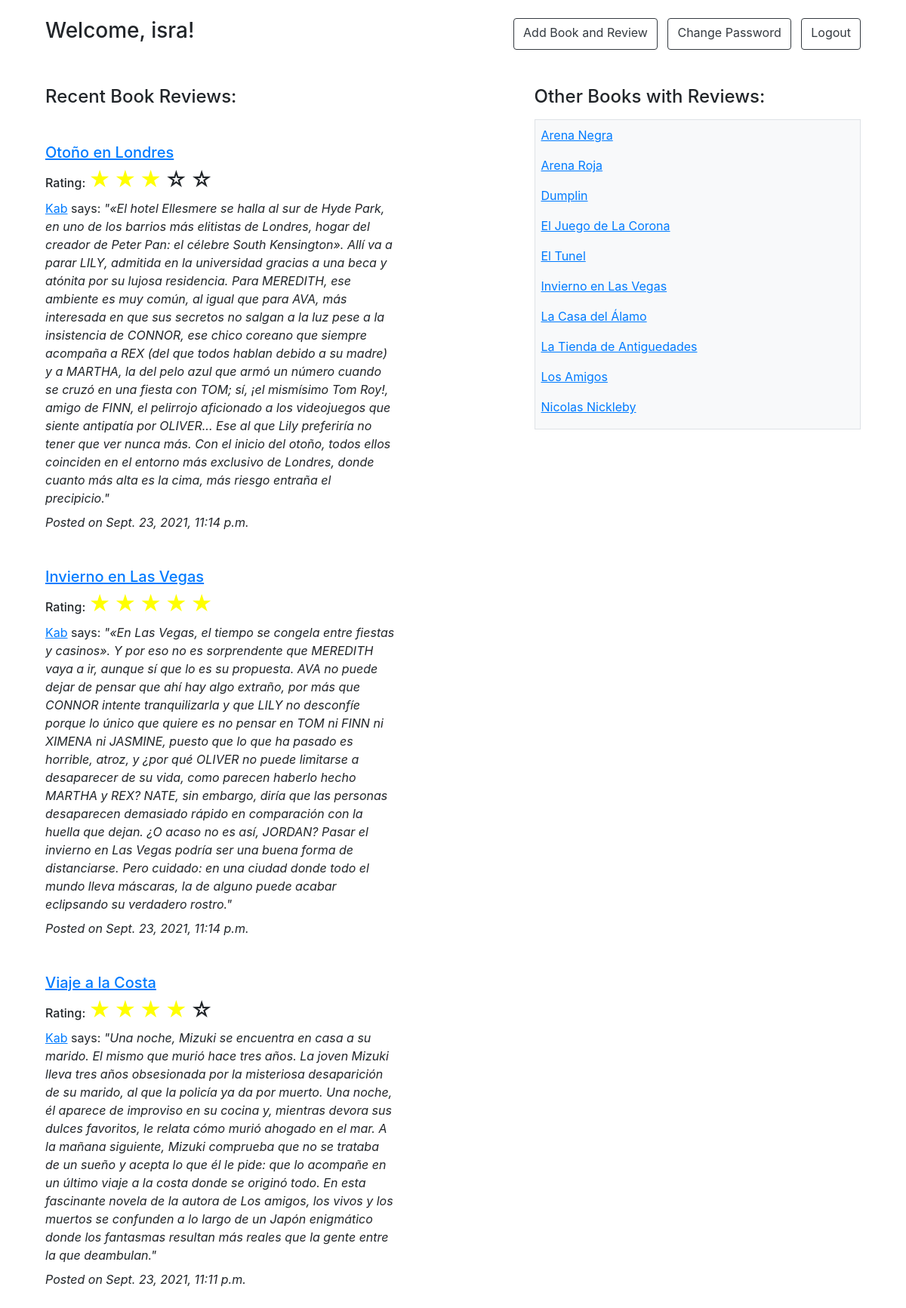
Screenshot of /libros/ (signed in) with the database file from the repository.
### login/models.py (models this page shows)
class User(models.Model):
    id = models.AutoField(primary_key=True)
    nombre = models.CharField(max_length=40)
    alias = models.CharField(max_length=40)
    email = models.CharField(max_length=40)
    password = models.CharField(max_length=20)
    rol = models.PositiveIntegerField(default=1)
    created_at = models.DateTimeField(auto_now_add=True)
    updated_at = models.DateTimeField(auto_now=True)
    objects = UserManager()

class Libro(models.Model):
    id = models.AutoField(primary_key=True)
    titulo = models.CharField(max_length=40)
    autor = models.ForeignKey(Autor, on_delete=CASCADE, related_name="libros")

class Review(models.Model):
    id = models.AutoField(primary_key=True)
    usuario = models.ForeignKey(User, on_delete=CASCADE, related_name="reviewer")
    contenido = models.TextField(default='')
    libro = models.ForeignKey(Libro, on_delete=CASCADE, related_name="librox")
    created_at = models.DateTimeField(auto_now_add=True)
    updated_at = models.DateTimeField(auto_now=True)
    rating = models.IntegerField(default=0)

### home/views.py (the view)
# urls.py: path('libros/', include('home.urls')),
def libros(request):
    if 'user_id' not in request.session:
        return redirect('login')
    context = {
        "active_user": User.objects.get(id=request.session['user_id']),
        "lista_libros": Libro.objects.all().order_by('id').reverse(),
        "lista_libros2": Libro.objects.all().order_by('titulo'),
    }
    return render(request, 'libros.html', context)

### login/templates/libros.html (shortened to what this page needs)
<!DOCTYPE html>
<html lang="en">
<head>
    {% load static %}
    <link rel="stylesheet" href="https://cdn.jsdelivr.net/npm/bootstrap@4.6.0/dist/css/bootstrap.min.css">
</head>
<body>
    <div class="container my-4">
        <div class="container-fluid">
            <div class="row d-flex mb-5">
                <div class="col-lg-6 col-md-7 col-sm-4 d-sm-block">
                    <h3>Welcome, {{active_user.alias}}!</h3>
                </div>
                <div class="col-lg-6 col-md-5 col-sm-4 d-flex justify-content-end">
                    <a class="btn btn-outline-dark" href="{% url 'agregar' %}">Add Book and Review</a> &nbsp; &nbsp;
                    <a class="btn btn-outline-dark" href="{% url 'recuperar' %}">Change Password</a>&nbsp; &nbsp;
                    <a class="btn btn-outline-dark" href="{% url 'logout' %}">Logout</a>
                </div>
            </div>
            <div class="row d-flex mb-5">
                <div class="col-lg-7 col-sm-12">
                    <h4 class="mb-5">Recent Book Reviews:</h4>
                    {% for lista in lista_libros|slice:":3" %}
                    <a href=" /libros/{{lista.id}} ">
                        <h5>
                            <ins>{{lista.titulo}}</ins>
                        </h5>
                    </a>
                    <h6 style="display:inline;">Rating:
                        {% for i in '12345'|make_list %}
                            {% if lista.librox.last.rating >= forloop.counter %}
                                <h3 style="color:yellow; display:inline;">&#9733;</h3>
                            {% else %}
                                <h3 style="display:inline;">&#9734;</h3>
                            {% endif %}
                        {% endfor %}
                    </H6>
                    <P class="w-75 mt-2 mb-2">
                        <a href=""><u>{{lista.librox.last.usuario.alias}}</u></a> says:  <em>{{lista.librox.last.contenido}}</em></p>
                    <p class="mb-5"><em>Posted on {{lista.librox.last.updated_at}}</em></p>
                    {% endfor%}
                </div>
                <div class="col-lg-5 col-sm-9">
                    <h4 class="mb-3 ">Other Books with Reviews:</h4>
                    <div class="h-25 w-100 border border-ligth py-2 px-2 bg-light text-dark overflow-auto ">
                        {% for lista in lista_libros2 %}
                        <a href="/libros/{{lista.id}}">
                            <p><ins>{{lista.titulo}}</ins></p>
                        </a>
                        {% endfor %}
                    </div>
                </div>
            </div>
        </div>
    </div>
</body>
</html>

### rows the page displays
User: alias "isra"
Libro: titulo "Otoño en Londres", librox.last.usuario.alias "Kab", librox.last.contenido "\"«El hotel Ellesmere se halla al sur de Hyde Park, en uno de los barrios más elitistas de Londres, hogar del creador de Peter Pan: el célebre South Kensington». Allí va a parar LILY, admitida en la universidad gracias a una beca y atónita por su lujosa residencia. Para MEREDITH, ese ambiente es muy común, al igual que para AVA, más interesada en que sus secretos no salgan a la luz pese a la insistencia de CONNOR, ese chico coreano que siempre acompaña a REX (del que todos hablan debido a su madre) y a MARTHA, la del pelo azul que armó un número cuando se cruzó en una fiesta con TOM; sí, ¡el mismísimo Tom Roy!, amigo de FINN, el pelirrojo aficionado a los videojuegos que siente antipatía por…", librox.last.updated_at "Sept. 23, 2021, 11:14 p.m."
Libro: titulo "Invierno en Las Vegas", librox.last.usuario.alias "Kab", librox.last.contenido "\"«En Las Vegas, el tiempo se congela entre fiestas y casinos». Y por eso no es sorprendente que MEREDITH vaya a ir, aunque sí que lo es su propuesta. AVA no puede dejar de pensar que ahí hay algo extraño, por más que CONNOR intente tranquilizarla y que LILY no desconfíe porque lo único que quiere es no pensar en TOM ni FINN ni XIMENA ni JASMINE, puesto que lo que ha pasado es horrible, atroz, y ¿por qué OLIVER no puede limitarse a desaparecer de su vida, como parecen haberlo hecho MARTHA y REX? NATE, sin embargo, diría que las personas desaparecen demasiado rápido en comparación con la huella que dejan. ¿O acaso no es así, JORDAN? Pasar el invierno en Las Vegas podría ser una buena forma de…", librox.last.updated_at "Sept. 23, 2021, 11:14 p.m."
Libro: titulo "Viaje a la Costa", librox.last.usuario.alias "Kab", librox.last.contenido "\"Una noche, Mizuki se encuentra en casa a su marido. El mismo que murió hace tres años. La joven Mizuki lleva tres años obsesionada por la misteriosa desaparición de su marido, al que la policía ya da por muerto. Una noche, él aparece de improviso en su cocina y, mientras devora sus dulces favoritos, le relata cómo murió ahogado en el mar. A la mañana siguiente, Mizuki comprueba que no se trataba de un sueño y acepta lo que él le pide: que lo acompañe en un último viaje a la costa donde se originó todo. En esta fascinante novela de la autora de Los amigos, los vivos y los muertos se confunden a lo largo de un Japón enigmático donde los fantasmas resultan más reales que la gente entre la que…", librox.last.updated_at "Sept. 23, 2021, 11:11 p.m."
Libro: titulo "Arena Negra"
Libro: titulo "Arena Roja"
Libro: titulo "Dumplin"
Libro: titulo "El Juego de La Corona"
Libro: titulo "El Tunel"
Libro: titulo "La Casa del Álamo"
Libro: titulo "La Tienda de Antiguedades"
Libro: titulo "Los Amigos"
Libro: titulo "Nicolas Nickleby"
